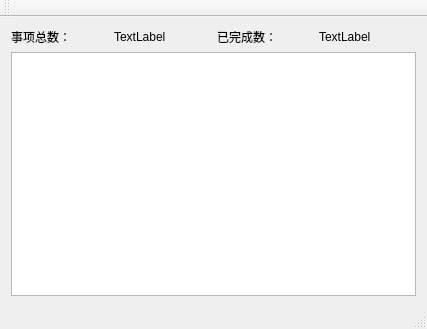
<?xml version="1.0" encoding="UTF-8"?>
<ui version="4.0">
 <class>SimpleReminderClass</class>
 <widget class="QMainWindow" name="SimpleReminderClass">
  <property name="geometry">
   <rect>
    <x>0</x>
    <y>0</y>
    <width>427</width>
    <height>329</height>
   </rect>
  </property>
  <property name="sizePolicy">
   <sizepolicy hsizetype="Fixed" vsizetype="Fixed">
    <horstretch>0</horstretch>
    <verstretch>0</verstretch>
   </sizepolicy>
  </property>
  <property name="minimumSize">
   <size>
    <width>427</width>
    <height>329</height>
   </size>
  </property>
  <property name="maximumSize">
   <size>
    <width>427</width>
    <height>329</height>
   </size>
  </property>
  <property name="windowTitle">
   <string>SimpleReminder</string>
  </property>
  <widget class="QWidget" name="centralWidget">
   <layout class="QGridLayout" name="gridLayout">
    <item row="0" column="0">
     <layout class="QHBoxLayout" name="horizontalLayout">
      <item>
       <widget class="QLabel" name="label">
        <property name="sizePolicy">
         <sizepolicy hsizetype="Preferred" vsizetype="Preferred">
          <horstretch>0</horstretch>
          <verstretch>0</verstretch>
         </sizepolicy>
        </property>
        <property name="text">
         <string>事项总数：</string>
        </property>
       </widget>
      </item>
      <item>
       <widget class="QLabel" name="total">
        <property name="text">
         <string>TextLabel</string>
        </property>
       </widget>
      </item>
      <item>
       <widget class="QLabel" name="label_3">
        <property name="text">
         <string>已完成数：</string>
        </property>
       </widget>
      </item>
      <item>
       <widget class="QLabel" name="completed">
        <property name="text">
         <string>TextLabel</string>
        </property>
       </widget>
      </item>
     </layout>
    </item>
    <item row="1" column="0">
     <widget class="QTableView" name="tableView">
      <property name="sizePolicy">
       <sizepolicy hsizetype="Expanding" vsizetype="Expanding">
        <horstretch>0</horstretch>
        <verstretch>0</verstretch>
       </sizepolicy>
      </property>
     </widget>
    </item>
   </layout>
  </widget>
  <widget class="QMenuBar" name="menuBar">
   <property name="geometry">
    <rect>
     <x>0</x>
     <y>0</y>
     <width>427</width>
     <height>22</height>
    </rect>
   </property>
  </widget>
  <widget class="QToolBar" name="mainToolBar">
   <attribute name="toolBarArea">
    <enum>TopToolBarArea</enum>
   </attribute>
   <attribute name="toolBarBreak">
    <bool>false</bool>
   </attribute>
  </widget>
  <widget class="QStatusBar" name="statusBar"/>
 </widget>
 <layoutdefault spacing="6" margin="11"/>
 <resources>
  <include location="SimpleReminder.qrc"/>
 </resources>
 <connections/>
</ui>
